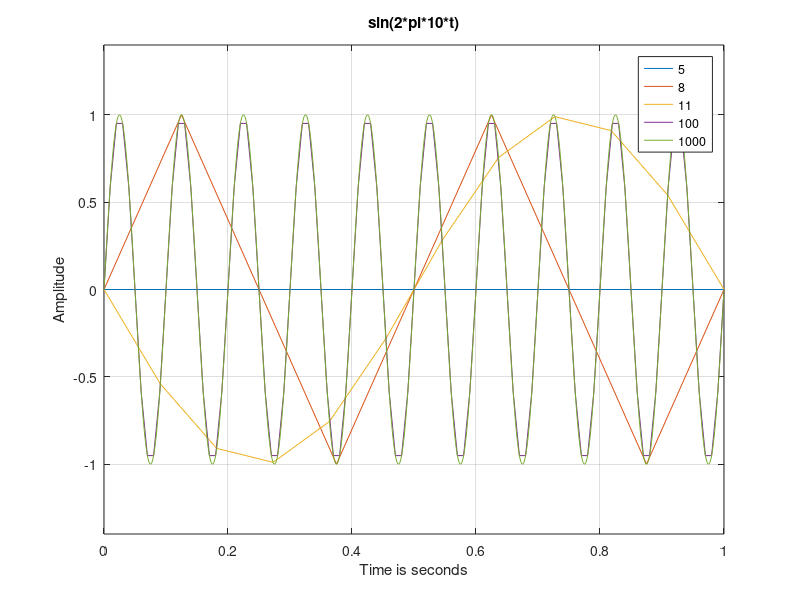

This chart was generated by the following MATLAB code:
%5, 8, 11, 100, 1000 Hz
%sample duration 1 second
%sin(2*pi*10*t)

hz = [5, 8, 11, 100, 1000];
for i = 1 : length(hz)
    fs = hz(i);
    dt = 1/fs;

    t=0:dt:1;
    x = sin((2*pi*10*t));
    plot(t, x), hold on
end
grid
legend('5', '8', '11', '100', '1000')
xlabel('Time is seconds')
ylabel('Amplitude')
title('sin(2*pi*10*t)')
ylim([-1.4, 1.4])
